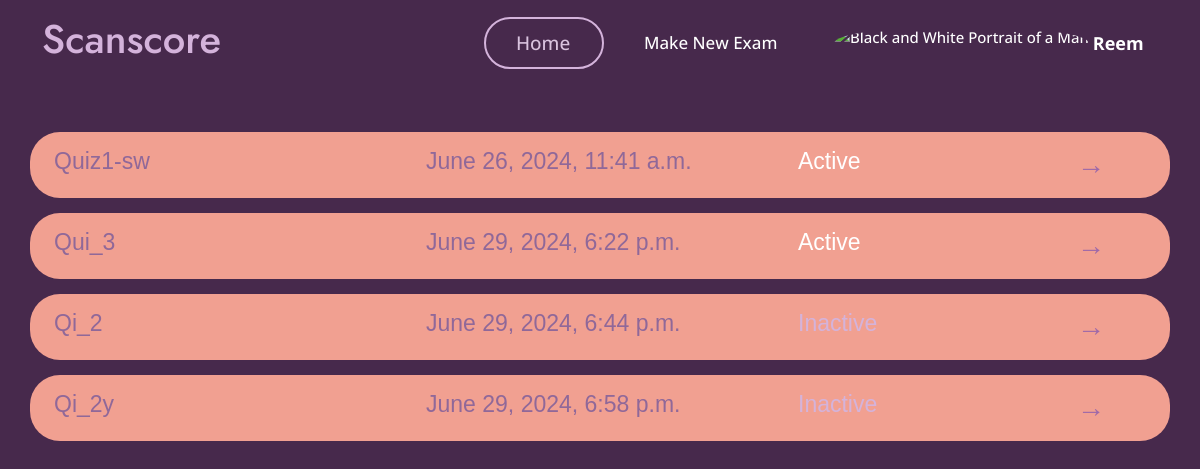
The app's page /teacher_dashboard/ (signed in) with its own data.
### myapp/models.py (models this page shows)
class User(AbstractUser):
    userType = models.CharField(max_length=10, choices=[('teacher', 'Teacher'), ('student', 'Student')])

class Exam(models.Model):
    name = models.CharField(max_length=100)
    teacher = models.ForeignKey(User, on_delete=models.CASCADE)
    question= models.TextField(max_length=10000)
    model_answer = models.TextField(max_length=10000)
    keywordsList = models.TextField(max_length=10000,null=True,blank=True)
    is_active = models.BooleanField(default=False)
    time_created = models.DateTimeField(auto_now_add=True)
    time_updated = models.DateTimeField(auto_now=True)
    ocr_graded = models.BooleanField(default=False)

### myapp/views.py (the view)
# urls.py: path('teacher_dashboard/', views.teacher_dashboard, name='teacher_dashboard'),
def teacher_dashboard(request):
    if not hasattr(request.user, 'teacher'): # Check if the user is a teacher
        return HttpResponseForbidden("You are not authorized to view this page.")
    exams = Exam.objects.filter(teacher=request.user)
    return render(request, 'myapp/teacher/teacher_dashboard.html', {'exams': exams})

### templates/myapp/teacher/teacher_dashboard.html (shortened to what this page needs)
{% load static %}
<!DOCTYPE html>
<html lang="en">
<head>
    <link href="{% static 'vendor/aos/aos.css' %}" rel="stylesheet">
    <link href="{% static 'vendor/bootstrap/css/bootstrap.min.css' %}" rel="stylesheet">
    <link href="{% static 'vendor/bootstrap-icons/bootstrap-icons.css' %}" rel="stylesheet">
    <link href="{% static 'vendor/boxicons/css/boxicons.min.css' %}" rel="stylesheet">
    <link href="{% static 'vendor/glightbox/css/glightbox.min.css' %}" rel="stylesheet">
    <link href="{% static 'vendor/remixicon/remixicon.css' %}" rel="stylesheet">
    <link href="{% static 'vendor/swiper/swiper-bundle.min.css' %}" rel="stylesheet">
    <link href="{% static 'css/style1.css' %}" rel="stylesheet">
    <link href="{% static 'css/main.css' %}" rel="stylesheet">
</head>
<body>
    <header id="header" class="fixed-top">
        <div class="container d-flex align-items-center justify-content-between">
            <h1 class="me-auto"><a href="{% url 'teacher_dashboard' %}" style="color: #d4b3db;">Scanscore</a></h1>
            <nav id="navbar" class="navbar order-last order-lg-0">
                <ul>
                    <li><a class="nav-link scrollto active Ac" href="{% url 'teacher_dashboard' %}" id="home">Home</a></li>
                    <li><a class="nav-link scrollto" href="{% url 'create_exam' %}" id="makenew">Make New Exam</a></li>
                    <li class="dropdown">
                        <a href="#">
                            <img src="{% static 'img/unknown_user.jpg' %}"
                                class="rounded-circle" height="35" alt="Black and White Portrait of a Man"
                                loading="lazy" />
                            <strong class="d-none d-sm-block ms-1" id="username">{{ user.first_name }}</strong><i
                                class="bi bi-chevron-down"></i>
                        </a>
                    </li>
                </ul>
            </nav>
        </div>
    </header>
    <section id="hero" class="d-flex"
        style="height: 100vh; text-align: left;font-family: Arial, Helvetica, sans-serif;">
        <div class="container">
            {% block content %}
            <div class="exam-list">
                {% for exam in exams %}
                <div class="row exam-item" id="exam-list">
                    <div class="col-md-4 col-12">{{ exam.name }}</div>
                    <div class="col-md-4 col-12">{{ exam.time_created }}</div>
                    <div class="col-md-3 col-10">
                        {% if exam.is_active %}
                        <span class="active" style="color:#fff">Active</span>
                        {% else %}
                        <span class="inactive" style="color: #d4b3db">Inactive</span>
                        {% endif %}
                    </div>
                    <a href="{% url 'view_exam_teacher' exam.id %}" class="col-md-1 col-2" id="arrow-dir">→</a>
                </div>
                {% empty %}
                <div style="text-align: center;">
                    <h2 style="padding-left: 15px;">No exams created yet.</h2>
                </div>
                {% endfor %}
            </div>
            {% endblock %}
        </div>
    </section>
</body>
</html>

### Scanscore/static/css/style1.css (style rules this page uses)
body { font-family: "Open Sans", sans-serif; color: #444444; }
a { color: #d9c2de; text-decoration: none; }
h1, h2, h3, h4, h5, h6 { font-family: "Jost", sans-serif; }
#header { transition: all 0.5s; z-index: 997; padding: 15px 0; }
.navbar { padding: 0; }
.navbar ul { margin: 0; padding: 0; display: flex; list-style: none; align-items: center; }
.navbar li { position: relative; }
.navbar a, .navbar a:focus { display: flex; align-items: center; justify-content: space-between; padding: 10px 0 10px 30px; font-size: 15px; font-weight: 500; color: #fff; white-space: nowrap; transition: 0.3s; }
.navbar a i, .navbar a:focus i { font-size: 12px; line-height: 0; margin-left: 5px; }
.navbar a:hover, .navbar .active, .navbar .active:focus, .navbar li:hover>a { color: #47b2e4; }
#hero { width: 100%; height: 80vh; background: #47294c; }
#hero .container { padding-top: 72px; }
section { padding: 60px 0; overflow: hidden; }

### Scanscore/static/css/main.css (style rules this page uses)
#hero { width: 100%; height: 80vh; background: #47294c; }
#home { color: #d9c2de; width: 120px; border-radius: 50px; font-size: 19px; }
#makenew { font-size: 17px; width: 190px; margin-left: 10px; }
#header { background-color: transparent; }
#header .container { display: flex; justify-content: center; align-items: center; height: 100%; }
#username { font-size: 18px; }
:root { --default-font: "Open Sans", system-ui, -apple-system, "Segoe UI", Roboto, "Helvetica Neue", Arial, "Noto Sans", "Liberation Sans", sans-serif, "Apple Color Emoji", "Segoe UI Emoji", "Segoe UI Symbol", "Noto Color Emoji"; --heading-font: "Jost", sans-serif; --nav-font: "Poppins", sans-serif; }
:root { --background-color: #ffffff; --background-color-rgb: 255, 255, 255; --default-color: #444444; --default-color-rgb: 68, 68, 68; --heading-color: #47294c; --heading-color-rgb: 55, 81, 126; --accent-color: #9e69a9; --accent-color-rgb: 71, 178, 228; --contrast-color: #ffffff; --contrast-color-rgb: 255, 255, 255; }
:root { --nav-color: #ffffff; --nav-hover-color: #47294c; --nav-dropdown-color: #444444; --nav-dropdown-hover-color: #47294c; --nav-dropdown-background-color: #ffffff; }
:root { scroll-behavior: smooth; }
body { color: var(--default-color); background-color: var(--background-color); font-family: var(--default-font); }
a { color: #9e69a9; text-decoration: none; transition: 0.3s; }
h1, h2, h3, h4, h5, h6 { color: var(--heading-color); font-family: var(--heading-font); }
section, .section { color: var(--default-color); background-color: var(--background-color); padding: 60px 0; scroll-margin-top: 88px; overflow: clip; }

### templates/myapp/teacher/teacher_dashboard.html (style rules this page uses)
:root { --background-color: #ffffff; --background-color-rgb: 255, 255, 255; --default-color: #444444; --default-color-rgb: 68, 68, 68; --heading-color: #9e69a9; --heading-color-rgb: 55, 81, 126; --accent-color: #9e69a9; --accent-color-rgb: 71, 178, 228; --contrast-color: #ffffff; --contrast-color-rgb: 255, 255, 255; }
#hero { width: 100%; height: 80vh; background: #47294c; }
#home { color: #d9c2de; width: 120px; border-radius: 50px; font-size: 19px; }
#makenew { font-size: 17px; width: 190px; margin-left: 10px; }
#header { background-color: transparent; }
#header .container { display: flex; justify-content: center; align-items: center; height: 100%; }
#username { font-size: 18px; }
#exam-list { border-radius: 30px; background-color: #f1a091; color: #906899; padding: 12px; margin-bottom: 15px; font-size: 23px; }
#arrow-dir { color: #9e69a9; text-decoration: none; font-size: 28px; }
.Ac { border: 2px solid #d4b3db !important; }

### records on screen
User: first_name "Reem"
Exam: name "Quiz1-sw", time_created "June 26, 2024, 11:41 a.m.", is_active "Active"
Exam: name "Qui_3", time_created "June 29, 2024, 6:22 p.m.", is_active "Active"
Exam: name "Qi_2", time_created "June 29, 2024, 6:44 p.m."
Exam: name "Qi_2y", time_created "June 29, 2024, 6:58 p.m."
